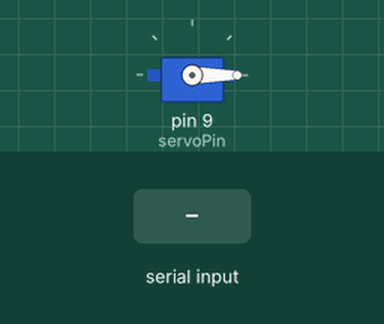
The sketch below on a simulated Arduino Uno, built with avr-gcc and run on an emulated ATmega328P. Parts: servo. The test bench sets the inputs (shaded band).

Above: at 1.2 s.
1.3 s: "90,45\n" received over Serial
At 2.1 s:
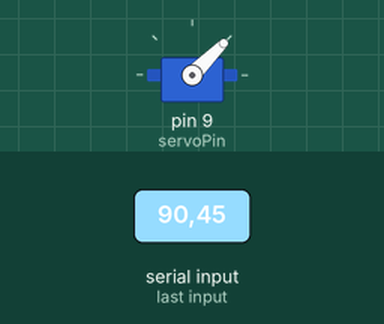
3.8 s: "30,150\n" received over Serial
At 4.3 s:
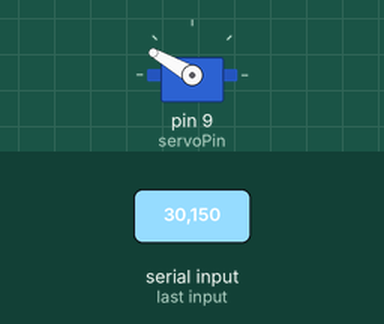
6.3 s: "200\n" received over Serial
At 7.1 s:
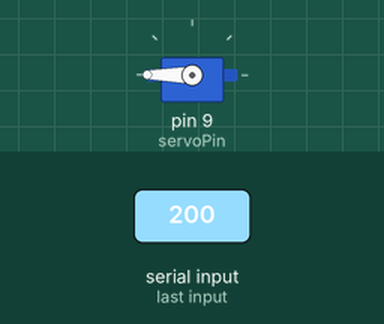
Timing chart, 0 to 9.3 s (numbered marks = the images above; inputs shaded):
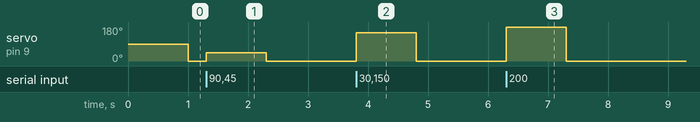

Measured:
- after the input at 1.3 s, servo on pin 9 (servoPin): 0° → 45° at once, → 0° 1.0 s later
- after the input at 3.8 s, servo on pin 9 (servoPin): 0° → 150° at once, → 0° 1.0 s later
- after the input at 6.3 s, servo on pin 9 (servoPin): 0° → 180° at once, → 0° 1.0 s later

The sketch:

serial_servo.ino
```cpp
#include <Servo.h>

// int potPin = 0;
int servoPin = 9;
Servo servo;

void setup()
{
  servo.attach(servoPin);
  Serial.begin(9600);
}

void loop()
{
  int reading = Serial.parseInt(); // 0 to 180
  int angle = reading; // 0 to 170-ish
  servo.write(angle);
}
```
